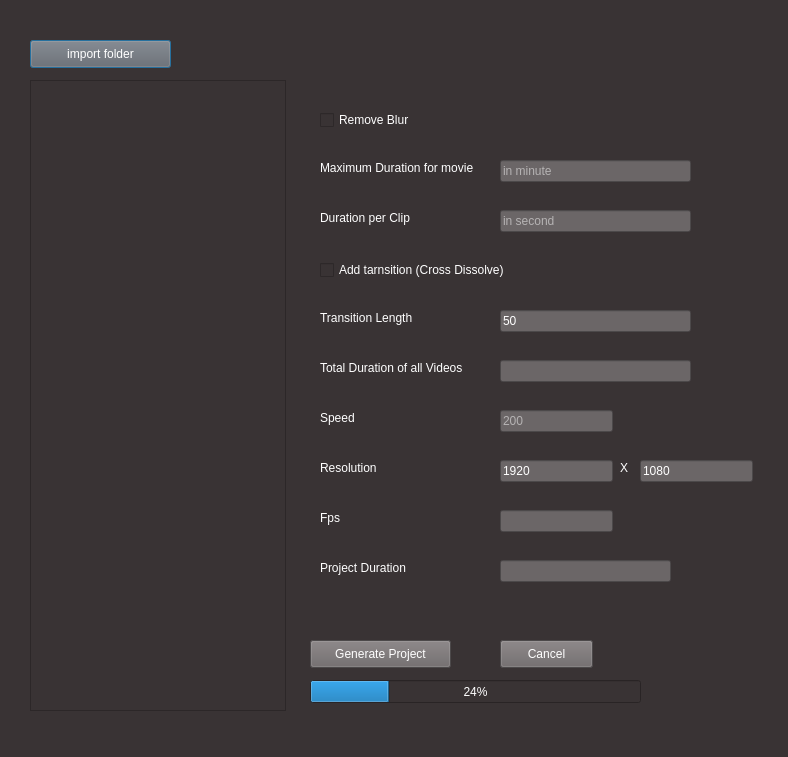
<?xml version="1.0" encoding="UTF-8"?>
<ui version="4.0">
 <class>AutoEditX</class>
 <widget class="QDialog" name="AutoEditX">
  <property name="geometry">
   <rect>
    <x>0</x>
    <y>0</y>
    <width>788</width>
    <height>757</height>
   </rect>
  </property>
  <property name="windowTitle">
   <string>AutoEditX</string>
  </property>
  <property name="windowIcon">
   <iconset>
    <normaloff>logo_small.png</normaloff>logo_small.png</iconset>
  </property>
  <property name="whatsThis">
   <string>&lt;html&gt;&lt;head/&gt;&lt;body&gt;&lt;p&gt;AutoEditX&lt;/p&gt;&lt;/body&gt;&lt;/html&gt;</string>
  </property>
  <property name="autoFillBackground">
   <bool>false</bool>
  </property>
  <property name="styleSheet">
   <string notr="true">background-color: rgb(57, 51,52);</string>
  </property>
  <widget class="QPushButton" name="B_import">
   <property name="geometry">
    <rect>
     <x>30</x>
     <y>40</y>
     <width>141</width>
     <height>28</height>
    </rect>
   </property>
   <property name="styleSheet">
    <string notr="true">color: rgb(255, 255, 255);
background-color: rgb(107, 102, 103);</string>
   </property>
   <property name="text">
    <string>import folder</string>
   </property>
  </widget>
  <widget class="QListWidget" name="listWidget">
   <property name="geometry">
    <rect>
     <x>30</x>
     <y>80</y>
     <width>256</width>
     <height>631</height>
    </rect>
   </property>
   <property name="styleSheet">
    <string notr="true">color: rgb(255, 255, 255);</string>
   </property>
  </widget>
  <widget class="QCheckBox" name="checkBox_Blur">
   <property name="geometry">
    <rect>
     <x>320</x>
     <y>110</y>
     <width>131</width>
     <height>20</height>
    </rect>
   </property>
   <property name="styleSheet">
    <string notr="true">color: rgb(255, 255, 255);</string>
   </property>
   <property name="text">
    <string>Remove Blur</string>
   </property>
  </widget>
  <widget class="QLineEdit" name="lineEdit_maxduration">
   <property name="geometry">
    <rect>
     <x>500</x>
     <y>160</y>
     <width>191</width>
     <height>22</height>
    </rect>
   </property>
   <property name="styleSheet">
    <string notr="true">background-color: rgb(107, 102, 103);
color: rgb(255, 255, 255);</string>
   </property>
   <property name="placeholderText">
    <string>in minute</string>
   </property>
  </widget>
  <widget class="QLabel" name="label">
   <property name="enabled">
    <bool>false</bool>
   </property>
   <property name="geometry">
    <rect>
     <x>320</x>
     <y>160</y>
     <width>171</width>
     <height>16</height>
    </rect>
   </property>
   <property name="styleSheet">
    <string notr="true">color: rgb(255, 255, 255);</string>
   </property>
   <property name="text">
    <string>Maximum Duration for movie</string>
   </property>
  </widget>
  <widget class="QLineEdit" name="lineEdit_Totalduration">
   <property name="enabled">
    <bool>true</bool>
   </property>
   <property name="geometry">
    <rect>
     <x>500</x>
     <y>360</y>
     <width>191</width>
     <height>22</height>
    </rect>
   </property>
   <property name="styleSheet">
    <string notr="true">background-color: rgb(107, 102, 103);
color: rgb(255, 255, 255);</string>
   </property>
   <property name="inputMask">
    <string/>
   </property>
   <property name="text">
    <string/>
   </property>
  </widget>
  <widget class="QLabel" name="label_2">
   <property name="geometry">
    <rect>
     <x>320</x>
     <y>360</y>
     <width>171</width>
     <height>16</height>
    </rect>
   </property>
   <property name="styleSheet">
    <string notr="true">color: rgb(255, 255, 255);</string>
   </property>
   <property name="text">
    <string>Total Duration of all Videos</string>
   </property>
  </widget>
  <widget class="QProgressBar" name="progressBar">
   <property name="geometry">
    <rect>
     <x>310</x>
     <y>680</y>
     <width>331</width>
     <height>23</height>
    </rect>
   </property>
   <property name="styleSheet">
    <string notr="true">color: rgb(255, 255, 255);
</string>
   </property>
   <property name="value">
    <number>24</number>
   </property>
  </widget>
  <widget class="QLineEdit" name="lineEdit_duration_clip">
   <property name="geometry">
    <rect>
     <x>500</x>
     <y>210</y>
     <width>191</width>
     <height>22</height>
    </rect>
   </property>
   <property name="styleSheet">
    <string notr="true">background-color: rgb(107, 102, 103);
color: rgb(255, 255, 255);</string>
   </property>
   <property name="placeholderText">
    <string>in second</string>
   </property>
  </widget>
  <widget class="QLabel" name="label_3">
   <property name="geometry">
    <rect>
     <x>320</x>
     <y>210</y>
     <width>121</width>
     <height>16</height>
    </rect>
   </property>
   <property name="styleSheet">
    <string notr="true">color: rgb(255, 255, 255);</string>
   </property>
   <property name="text">
    <string>Duration per Clip</string>
   </property>
  </widget>
  <widget class="QPushButton" name="B_generate">
   <property name="geometry">
    <rect>
     <x>310</x>
     <y>640</y>
     <width>141</width>
     <height>28</height>
    </rect>
   </property>
   <property name="styleSheet">
    <string notr="true">background-color: rgb(107, 102, 103);
color: rgb(255, 255, 255);</string>
   </property>
   <property name="text">
    <string>Generate Project</string>
   </property>
  </widget>
  <widget class="QCheckBox" name="checkBox_addtransition">
   <property name="geometry">
    <rect>
     <x>320</x>
     <y>260</y>
     <width>241</width>
     <height>20</height>
    </rect>
   </property>
   <property name="styleSheet">
    <string notr="true">color: rgb(255, 255, 255);
</string>
   </property>
   <property name="text">
    <string>Add tarnsition (Cross Dissolve)</string>
   </property>
  </widget>
  <widget class="QLineEdit" name="lineEdit_speed">
   <property name="geometry">
    <rect>
     <x>500</x>
     <y>410</y>
     <width>113</width>
     <height>22</height>
    </rect>
   </property>
   <property name="styleSheet">
    <string notr="true">background-color: rgb(107, 102, 103);
color: rgb(255, 255, 255);</string>
   </property>
   <property name="placeholderText">
    <string>200</string>
   </property>
  </widget>
  <widget class="QLabel" name="label_4">
   <property name="geometry">
    <rect>
     <x>320</x>
     <y>410</y>
     <width>55</width>
     <height>16</height>
    </rect>
   </property>
   <property name="styleSheet">
    <string notr="true">color: rgb(255, 255, 255);
</string>
   </property>
   <property name="text">
    <string>Speed</string>
   </property>
  </widget>
  <widget class="QPushButton" name="B_Cancel">
   <property name="geometry">
    <rect>
     <x>500</x>
     <y>640</y>
     <width>93</width>
     <height>28</height>
    </rect>
   </property>
   <property name="styleSheet">
    <string notr="true">color: rgb(255, 255, 255);
background-color: rgb(107, 102, 103);</string>
   </property>
   <property name="text">
    <string>Cancel</string>
   </property>
  </widget>
  <widget class="QLineEdit" name="lineEdit_width">
   <property name="geometry">
    <rect>
     <x>500</x>
     <y>460</y>
     <width>113</width>
     <height>22</height>
    </rect>
   </property>
   <property name="styleSheet">
    <string notr="true">background-color: rgb(107, 102, 103);
color: rgb(255, 255, 255);</string>
   </property>
   <property name="text">
    <string>1920</string>
   </property>
  </widget>
  <widget class="QLineEdit" name="lineEdit_height">
   <property name="geometry">
    <rect>
     <x>640</x>
     <y>460</y>
     <width>113</width>
     <height>22</height>
    </rect>
   </property>
   <property name="styleSheet">
    <string notr="true">background-color: rgb(107, 102, 103);
color: rgb(255, 255, 255);</string>
   </property>
   <property name="text">
    <string>1080</string>
   </property>
  </widget>
  <widget class="QLabel" name="label_5">
   <property name="geometry">
    <rect>
     <x>620</x>
     <y>460</y>
     <width>16</width>
     <height>16</height>
    </rect>
   </property>
   <property name="styleSheet">
    <string notr="true">color: rgb(255, 255, 255);
font: 75 10pt &quot;MS Shell Dlg 2&quot;;</string>
   </property>
   <property name="text">
    <string>X</string>
   </property>
  </widget>
  <widget class="QLabel" name="label_6">
   <property name="geometry">
    <rect>
     <x>320</x>
     <y>460</y>
     <width>111</width>
     <height>16</height>
    </rect>
   </property>
   <property name="styleSheet">
    <string notr="true">color: rgb(255, 255, 255);
</string>
   </property>
   <property name="text">
    <string>Resolution</string>
   </property>
  </widget>
  <widget class="QLineEdit" name="lineEdit_fps">
   <property name="geometry">
    <rect>
     <x>500</x>
     <y>510</y>
     <width>113</width>
     <height>22</height>
    </rect>
   </property>
   <property name="styleSheet">
    <string notr="true">background-color: rgb(107, 102, 103);
color: rgb(255, 255, 255);</string>
   </property>
   <property name="text">
    <string/>
   </property>
  </widget>
  <widget class="QLabel" name="label_7">
   <property name="geometry">
    <rect>
     <x>320</x>
     <y>510</y>
     <width>111</width>
     <height>16</height>
    </rect>
   </property>
   <property name="styleSheet">
    <string notr="true">color: rgb(255, 255, 255);
</string>
   </property>
   <property name="text">
    <string>Fps</string>
   </property>
  </widget>
  <widget class="QLineEdit" name="lineEdit_pduration">
   <property name="geometry">
    <rect>
     <x>500</x>
     <y>560</y>
     <width>171</width>
     <height>22</height>
    </rect>
   </property>
   <property name="styleSheet">
    <string notr="true">background-color: rgb(107, 102, 103);
font: 75 9pt &quot;MS Shell Dlg 2&quot;;
color: rgb(255, 255, 255);
color: rgb(255, 255, 0);</string>
   </property>
  </widget>
  <widget class="QLabel" name="label_8">
   <property name="geometry">
    <rect>
     <x>320</x>
     <y>560</y>
     <width>171</width>
     <height>16</height>
    </rect>
   </property>
   <property name="styleSheet">
    <string notr="true">color: rgb(255, 255, 255);</string>
   </property>
   <property name="text">
    <string>Project Duration</string>
   </property>
  </widget>
  <widget class="QLineEdit" name="lineEdit_transition_length">
   <property name="geometry">
    <rect>
     <x>500</x>
     <y>310</y>
     <width>191</width>
     <height>22</height>
    </rect>
   </property>
   <property name="styleSheet">
    <string notr="true">background-color: rgb(107, 102, 103);
color: rgb(255, 255, 255);</string>
   </property>
   <property name="text">
    <string>50</string>
   </property>
  </widget>
  <widget class="QLabel" name="label_9">
   <property name="geometry">
    <rect>
     <x>320</x>
     <y>310</y>
     <width>121</width>
     <height>16</height>
    </rect>
   </property>
   <property name="styleSheet">
    <string notr="true">color: rgb(255, 255, 255);</string>
   </property>
   <property name="text">
    <string>Transition Length</string>
   </property>
  </widget>
  <widget class="QLabel" name="label_10">
   <property name="geometry">
    <rect>
     <x>700</x>
     <y>10</y>
     <width>71</width>
     <height>91</height>
    </rect>
   </property>
   <property name="text">
    <string/>
   </property>
   <property name="pixmap">
    <pixmap>logo_small.png</pixmap>
   </property>
  </widget>
 </widget>
 <resources/>
 <connections/>
</ui>
